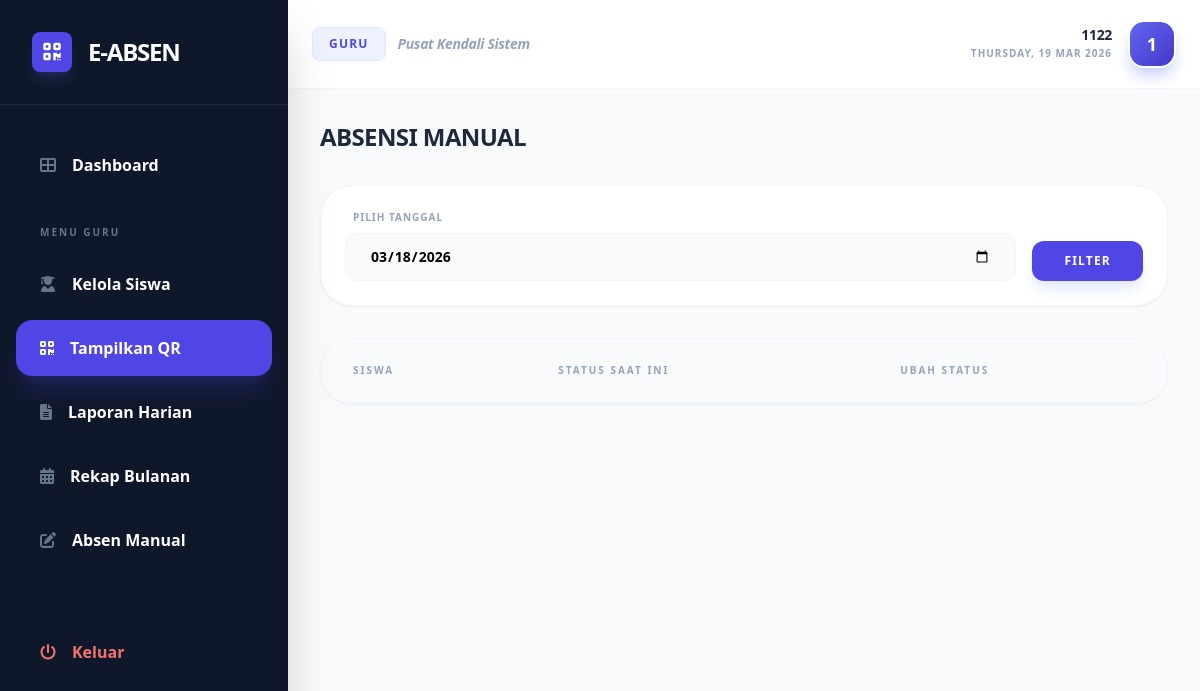
The app's page /guru/absensi_manual.php?tgl=2026-03-18 (signed in), older data.
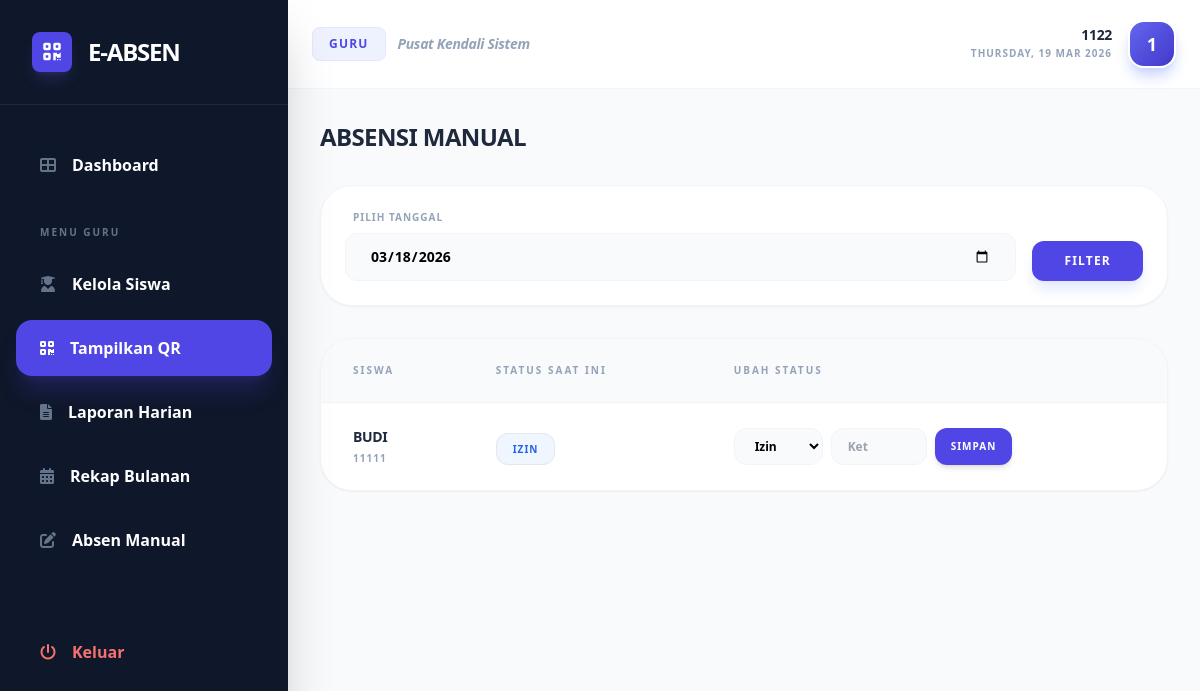
The same page, newer data.
### tables this page shows
CREATE TABLE `absensi` (
  `id` int(11) NOT NULL,
  `siswa_id` int(11) DEFAULT NULL,
  `tanggal` date DEFAULT NULL,
  `jam_masuk` time DEFAULT NULL,
  `status` enum('hadir','sakit','izin','alpha') DEFAULT 'hadir',
  `keterangan` text DEFAULT NULL
);

CREATE TABLE `siswa` (
  `id` int(11) NOT NULL,
  `user_id` int(11) DEFAULT NULL,
  `nis` varchar(20) DEFAULT NULL,
  `nama_lengkap` varchar(100) DEFAULT NULL,
  `kelas_jurusan` varchar(50) DEFAULT NULL
);

### guru/absensi_manual.php (the view, shortened to what this page needs)
<?php
include '../include/config.php';
$tgl_pilih = $_GET['tgl'] ?? date('Y-m-d');
$query_tampil = "SELECT s.id, s.nama_lengkap, s.kelas_jurusan, s.nis, a.status, a.keterangan FROM siswa s LEFT JOIN absensi a ON s.id = a.siswa_id AND a.tanggal = '$tgl_pilih'";
$result = mysqli_query($conn, $query_tampil . " ORDER BY s.nama_lengkap ASC");
?>
<!DOCTYPE html>
<html lang="id">
<head>
    <script src="https://cdn.tailwindcss.com"></script>
    <link rel="stylesheet" href="https://cdnjs.cloudflare.com/ajax/libs/font-awesome/6.0.0/css/all.min.css">
</head>
<body class="bg-slate-50 flex">
    <?php include '../include/sidebar.php'; ?>
    <div class="flex-1 md:ml-72 flex flex-col min-h-screen">
        <?php include '../include/header_nav.php'; ?>
        <main class="p-4 md:p-8">
            <h1 class="text-2xl font-black text-slate-800 mb-8 uppercase tracking-tight">Absensi Manual</h1>
            <div class="bg-white p-6 rounded-[2rem] shadow-sm border border-slate-100 mb-8 no-print">
                <form action="" method="GET" class="flex flex-wrap gap-4 items-end">
                    <div class="flex-1 min-w-[200px]">
                        <label class="text-[10px] font-black text-slate-400 uppercase tracking-widest px-2 mb-2 block">Pilih Tanggal</label>
                        <input type="date" name="tgl" value="<?= $tgl_pilih ?>" class="w-full px-6 py-3 bg-slate-50 border border-slate-100 rounded-xl font-bold text-sm outline-none focus:ring-2 focus:ring-indigo-500">
                    </div>
                    <button type="submit" class="bg-indigo-600 text-white px-8 py-3 rounded-xl font-black text-xs uppercase tracking-widest hover:bg-indigo-700 transition-all shadow-lg shadow-indigo-100">Filter</button>
                </form>
            </div>
            <div class="bg-white rounded-[2rem] shadow-sm border border-slate-100 overflow-hidden">
                <div class="overflow-x-auto">
                    <table class="w-full text-left border-collapse">
                        <thead>
                            <tr class="bg-slate-50 text-slate-400 text-[10px] uppercase font-black tracking-[0.2em] border-b border-slate-100">
                                <th class="px-8 py-6">Siswa</th>
                                <th class="px-8 py-6">Status Saat Ini</th>
                                <th class="px-8 py-6">Ubah Status</th>
                            </tr>
                        </thead>
                        <tbody class="divide-y divide-slate-50">
                            <?php while($row = mysqli_fetch_assoc($result)):
                                $st = $row['status'] ?? 'belum absen';
                                $color = ['hadir'=>'bg-emerald-50 text-emerald-600','sakit'=>'bg-amber-50 text-amber-600','izin'=>'bg-blue-50 text-blue-600','alpha'=>'bg-rose-50 text-rose-600'];
                            ?>
                            <tr class="hover:bg-slate-50/50 transition-colors">
                                <td class="px-8 py-6">
                                    <p class="text-sm font-black text-slate-800 uppercase tracking-tight"><?= $row['nama_lengkap'] ?></p>
                                    <p class="text-[10px] font-bold text-slate-400 uppercase tracking-widest mt-1"><?= $row['nis'] ?></p>
                                </td>
                                <td class="px-8 py-6">
                                    <span class="px-4 py-2 rounded-xl text-[10px] font-black uppercase tracking-widest border <?= $color[$st] ?? 'bg-slate-50 text-slate-400 border-slate-100' ?>"><?= $st ?></span>
                                </td>
                                <td class="px-8 py-6">
                                    <form action="" method="POST" class="flex flex-wrap gap-2">
                                        <select name="status" class="px-4 py-2 bg-slate-50 border border-slate-100 rounded-xl font-bold text-xs outline-none">
                                            <option value="izin" <?= $st == 'izin' ? 'selected' : '' ?>>Izin</option>
                                        </select>
                                        <input type="text" name="ket" value="<?= $row['keterangan'] ?>" placeholder="Ket" class="px-4 py-2 bg-slate-50 border border-slate-100 rounded-xl font-bold text-xs outline-none w-24">
                                        <button type="submit" name="update" class="bg-indigo-600 text-white px-4 py-2 rounded-xl text-[10px] font-black uppercase tracking-widest shadow-md">Simpan</button>
                                    </form>
                                </td>
                            </tr>
                            <?php endwhile; ?>
                        </tbody>
                    </table>
                </div>
            </div>
        </main>
    </div>
</body>
</html>

### include/sidebar.php (shortened to what this page needs)
<?php $role = $_SESSION['role']; ?>
<aside id="sidebar" class="fixed inset-y-0 left-0 bg-slate-900 text-white w-72 transform -translate-x-full md:translate-x-0 transition-all duration-300 ease-in-out z-50 shadow-2xl">
    <div class="p-8 flex items-center space-x-4 border-b border-slate-800">
        <div class="w-10 h-10 bg-indigo-600 rounded-lg flex items-center justify-center shadow-lg shadow-indigo-500/20">
            <i class="fas fa-qrcode text-white text-xl"></i>
        </div>
        <span class="text-2xl font-black tracking-tighter">E-ABSEN</span>
    </div>
    <nav class="mt-8 px-4 space-y-2 overflow-y-auto max-h-[calc(100vh-120px)]">
        <a href="../<?= $role ?>/dashboard.php" class="flex items-center px-6 py-4 rounded-2xl hover:bg-slate-800 transition-all group font-bold">
            <i class="fas fa-th-large mr-4 text-slate-500 group-hover:text-indigo-400"></i> Dashboard
        </a>
        <?php if($role == 'guru'): ?>
            <div class="pt-6 pb-2 px-6 text-[10px] font-black text-slate-500 uppercase tracking-[0.2em]">Menu Guru</div>
            <a href="data_siswa.php" class="flex items-center px-6 py-4 rounded-2xl hover:bg-slate-800 transition-all group font-bold">
                <i class="fas fa-user-graduate mr-4 text-slate-500 group-hover:text-indigo-400"></i> Kelola Siswa
            </a>
            <a href="generate_qr.php" class="flex items-center px-6 py-4 bg-indigo-600 text-white rounded-2xl mt-4 shadow-xl shadow-indigo-600/20 font-bold hover:bg-indigo-700 transition-all">
                <i class="fas fa-qrcode mr-4"></i> Tampilkan QR
            </a>
            <a href="laporan.php" class="flex items-center px-6 py-4 rounded-2xl hover:bg-slate-800 transition-all group font-bold">
                <i class="fas fa-file-alt mr-4 text-slate-500 group-hover:text-indigo-400"></i> Laporan Harian
            </a>
            <a href="laporan_bulanan.php" class="flex items-center px-6 py-4 rounded-2xl hover:bg-slate-800 transition-all group font-bold">
                <i class="fas fa-calendar-alt mr-4 text-slate-500 group-hover:text-indigo-400"></i> Rekap Bulanan
            </a>
            <a href="absensi_manual.php" class="flex items-center px-6 py-4 rounded-2xl hover:bg-slate-800 transition-all group font-bold">
                <i class="fas fa-edit mr-4 text-slate-500 group-hover:text-indigo-400"></i> Absen Manual
            </a>
        <?php endif; ?>
        <div class="pt-12">
            <a href="../logout.php" class="flex items-center px-6 py-4 rounded-2xl text-red-400 hover:bg-red-500/10 hover:text-red-500 transition-all font-bold">
                <i class="fas fa-power-off mr-4"></i> Keluar
            </a>
        </div>
    </nav>
</aside>

### include/header_nav.php (shortened to what this page needs)
<header class="bg-white border-b border-slate-100 px-6 py-5 flex justify-between items-center sticky top-0 z-30">
    <div class="hidden md:block">
        <div class="flex items-center gap-3">
            <span class="text-xs font-black bg-indigo-50 text-indigo-600 px-4 py-2 rounded-lg uppercase tracking-widest border border-indigo-100">
                <?= $_SESSION['role'] ?>
            </span>
            <h2 class="text-slate-400 font-bold text-sm tracking-tight italic">
                Pusat Kendali Sistem
            </h2>
        </div>
    </div>
    <div class="flex items-center gap-4">
        <div class="text-right hidden sm:block">
            <p class="text-sm font-black text-slate-800 leading-none mb-1 uppercase tracking-tight"><?= $_SESSION['username'] ?></p>
            <p class="text-[10px] font-bold text-slate-400 uppercase tracking-widest"><?= date('l, d M Y') ?></p>
        </div>
        <div class="w-12 h-12 rounded-2xl bg-gradient-to-br from-indigo-500 to-indigo-700 flex items-center justify-center text-white font-black text-lg shadow-lg shadow-indigo-200 border-2 border-white">
            <?= strtoupper(substr($_SESSION['username'], 0, 1)) ?>
        </div>
    </div>
</header>

Row changes from the older to the newer data that the page shows:
added absensi: siswa.nama_lengkap "BUDI", siswa.nis "11111", status "IZIN", status "Izin"
